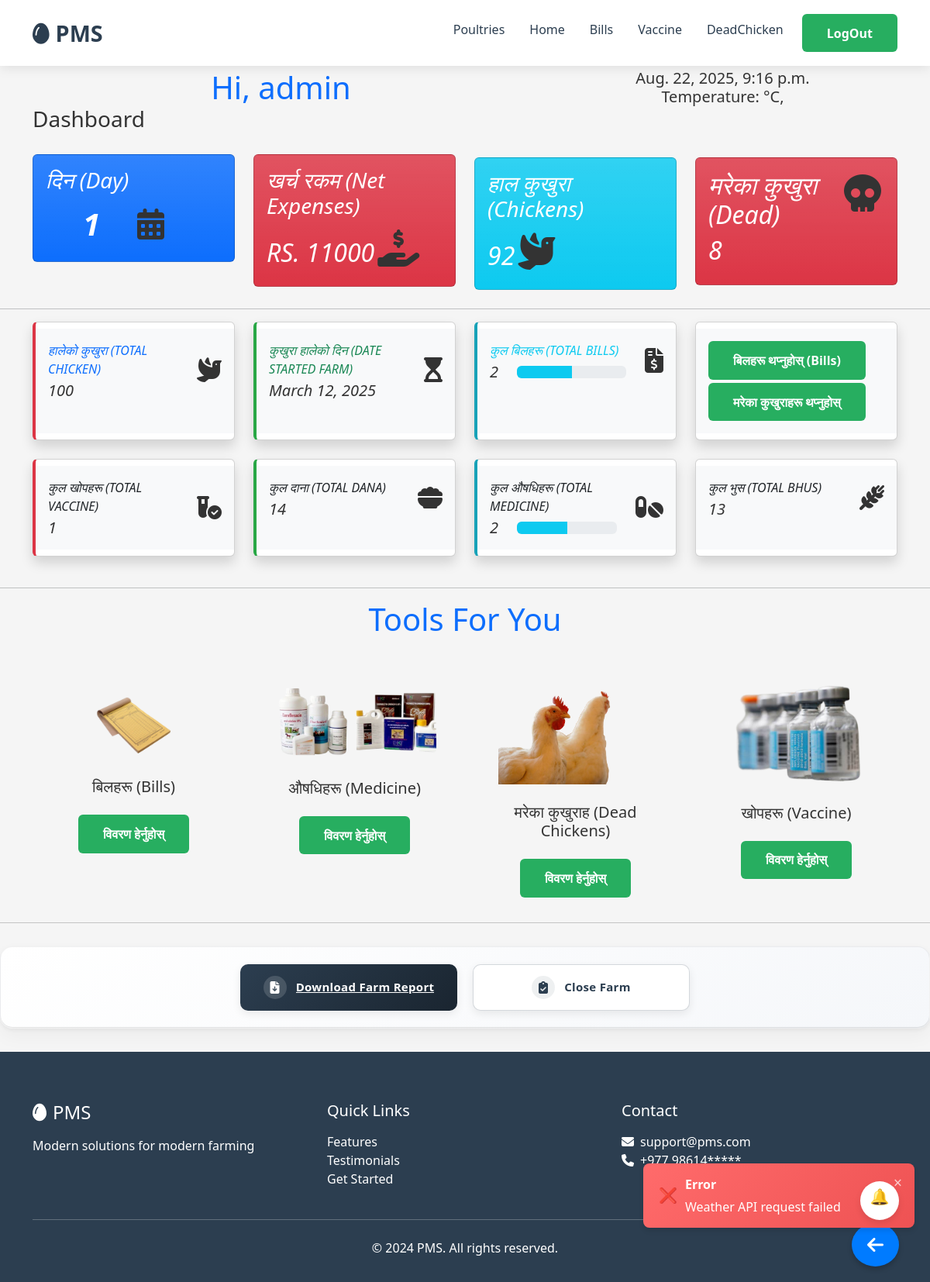
Page /userhome/mainpage/1/profile/Farm1 (signed in) on the committed database.
### userhome/models.py (models this page shows, shortened)
class Poultry(models.Model):
    user = models.ForeignKey(User, on_delete=models.CASCADE)
    poultryName = models.CharField(max_length=20, primary_key=True)
    totalChicken = models.IntegerField()
    totalDead = models.IntegerField(default=0)
    startDate = models.DateField(auto_now_add=True)
    Closedstatus = models.BooleanField(default=False)
    closedDate = models.DateField(blank=True, null=True)
    TransportCost = models.IntegerField(default=0, blank=True, null=True)
    RatePerKg = models.IntegerField(default=0, blank=True, null=True)
    TotalWeight = models.IntegerField(default=0, blank=True, null=True)
    TotalAmount = models.IntegerField(default=0, blank=True, null=True)
    description = models.TextField(blank=True, null=True)
    STATUS_CHOICES = [
        ('Profit', 'Profit'),
        ('Loss', 'Loss'),
        ('None', 'None'),
    ]
    Status = models.CharField(max_length=10, choices=STATUS_CHOICES, default='None')
    @property
    def totalDays(self):
        if self.Closedstatus:
            return ((self.closedDate - self.startDate)).days+1
        return ((date.today() - self.startDate)).days+1
    @property
    def totalChickenNow(self):
        return ((self.totalChicken-self.totalDead))

### userhome/views.py (the view)
# urls.py: path('mainpage/<int:user_id>/profile/<str:poultryName>',views.profile,name='profile'),
@login_required
def profile(request, user_id, poultryName):
    if not CheckUser(request, user_id):
        return redirect('/')
    temp_data = getWeatherInfo(request)
    context = getContextOfPoultry(request, user_id, poultryName)
    return render(request, 'profile.html', {
            'context': context,
            'temp': temp_data,
        })

### userhome/templates/profile.html (shortened to what this page needs)
{% extends 'Base.html' %}
 {% block homelink %}/userhome/mainpage/{{context.poultry.user_id}}/profile/{{context.poultry.poultryName}}{% endblock %}
 {% block ShowPoultrieslink %}/userhome/mainpage/{{context.poultry.user_id}}/{% endblock %}
 {% block Showbillslink %}bills/{{context.poultry.poultryName}}{% endblock %}
 {% block Showvaccineslink %}vaccine/{{context.poultry.poultryName}}{% endblock %}
 {% block Showdeadlink %}deads/{{context.poultry.poultryName}}{% endblock %}
{% block mainContent%}
{% include "./notifications.html" %}
{%load static%}
</head>
<body>
<div class="container">
  <div class="d-flex align-items-end row">
      <div class="col-sm-7">
          <div class="card-body">
              <h5 class="card-title text-primary text-center fs-1">Hi, {{context.poultry.user}}</h5>
          </div>
      </div>
      <div class="d-flex flex-column align-items-center justify-content-center col-sm-5 text-center h5 mb-0 text-gray-800 text-sm-left">
          <div>{{context.todayDate}}</div>
          <div>
              Temperature: {{temp.temperature}} &deg;C,
          </div>
      </div>
  </div>
</div>
<div class="container d-sm-flex align-items-center justify-content-between mb-4">
  <h1 class="h3 mb-0 text-gray-800">Dashboard</h1>
</div>
<div class="container">
  <div class="row">
      <div class="col-lg-3 col-sm-6 py-sm-1 py-2">
          <div class="card bg-primary bg-gradient">
              <div class="card-body d-flex flex-column gap-2">
                  <h3 class="card-title text-white">दिन (Day)</h3>
                  <div class="d-flex">
                      <h1 class="text-white fs-1 fw-bolder px-5"><strong>{{context.poultry.totalDays}}</strong></h1>
                      <span class="float-right display-6 opacity-5"><i class="fa fa-calendar"></i></span>
                  </div>
              </div>
          </div>
      </div>
      <div class="col-lg-3 col-sm-6 py-sm-1 py-2">
          <div class="card bg-danger bg-gradient">
              <div class="card-body">
                  <h3 class="card-title text-white">खर्च रकम (Net Expenses)</h3>
                  <div class="d-inline-block">
                      <h2 class="text-white">RS. {{context.total_amount}}</h2>
                  </div>
                  <span class="float-right display-5 opacity-5"><i class="fa-solid fa-hand-holding-dollar"></i></span>
              </div>
          </div>
      </div>
      <div class="col-lg-3 col-sm-6 py-2">
          <div class="card bg-info bg-gradient">
              <div class="card-body">
                  <h3 class="card-title text-white">हाल कुखुरा (Chickens)</h3>
                  <div class="d-inline-block">
                      <h2 class="text-white">{{context.poultry.totalChickenNow}}</h2>
                  </div>
                  <span class="float-right display-5 opacity-5"><i class="fa-solid fa-dove"></i></span>
              </div>
          </div>
      </div>
      <div class="col-lg-3 col-sm-6 py-2">
          <div class="card bg-danger bg-gradient">
              <div class="card-body d-flex gap-4">
                  <div>
                      <h2 class="card-title text-white">मरेका कुखुरा (Dead)</h2>
                      <h2 class="text-white">{{context.poultry.totalDead}}</h2>
                  </div>
                  <div>
                      <span class="float-left display-5 opacity-5 px-1"><i class="fa-solid fa-skull"></i></span>
                  </div>
              </div>
          </div>
      </div>
  </div>
</div>
<hr class="text-dark">
<div class="container">
  <div class="row">
      <div class="col-xl-3 col-md-6 mb-4">
          <div class="card border-left-red shadow h-100 py-2">
              <div class="card-body bg-light">
                  <div class="row no-gutters align-items-center">
                      <div class="col mr-2">
                          <div class="text-xs font-weight-bold text-primary text-uppercase mb-1">
                              हालेको कुखुरा (Total Chicken)
                          </div>
                          <div class="h5 mb-0 font-weight-bold text-gray-800">{{context.poultry.totalChicken}}</div>
                      </div>
                      <div class="col-auto">
                          <i class="fa-solid fa-dove fa-2x"></i>
                      </div>
                  </div>
              </div>
          </div>
      </div>
      <div class="col-xl-3 col-md-6 mb-4">
          <div class="card border-left-success shadow h-100 py-2">
              <div class="card-body bg-light">
                  <div class="row no-gutters align-items-center">
                      <div class="col mr-2">
                          <div class="text-xs font-weight-bold text-success text-uppercase mb-1">
                              कुखुरा हालेको दिन (Date started farm)
                          </div>
                          <div class="h5 mb-0 font-weight-bold text-gray-800">{{context.poultry.startDate}}</div>
                      </div>
                      <div class="col-auto">
                          <i class="fa-solid fa-hourglass-start fa-2x"></i>
                      </div>
                  </div>
              </div>
          </div>
      </div>
      <div class="col-xl-3 col-md-6 mb-4">
          <div class="card border-left-info shadow h-100 py-2">
              <div class="card-body bg-light">
                  <div class="row no-gutters align-items-center">
                      <div class="col mr-2">
                          <div class="text-xs font-weight-bold text-info text-uppercase mb-1">कुल बिलहरू (Total Bills)</div>
                          <div class="row no-gutters align-items-center">
                              <div class="col-auto">
                                  <div class="h5 mb-0 mr-3 font-weight-bold text-gray-800">{{context.total_bills}}</div>
                              </div>
                              <div class="col">
                                  <div class="progress progress-sm mr-2">
                                      <div class="progress-bar bg-info" role="progressbar" style="width: 50%" aria-valuenow="50" aria-valuemin="0" aria-valuemax="100"></div>
                                  </div>
                              </div>
                          </div>
                      </div>
                      <div class="col-auto">
                          <i class="fas fa-file-invoice-dollar fa-2x"></i>
                      </div>
                  </div>
              </div>
          </div>
      </div>
      <div class="col-xl-3 col-md-6 mb-4">
          <div class="card border-left-warning shadow h-100 py-2">
              <div class="card-body bg-light">
                  <button class="btn btn-primary" data-bs-toggle="modal" data-bs-target="#addimg">
                     बिलहरू थप्नुहोस् (Bills)
                  </button>
                  <button class="btn btn-primary mt-1" data-bs-toggle="modal" data-bs-target="#addDead">
                  मरेका कुखुराहरू थप्नुहोस्
                  </button>
              </div>
          </div>
      </div>
  </div>
</div>
<div class="container">
  <div class="row">
      <div class="col-xl-3 col-md-6 mb-4">
          <div class="card border-left-red shadow h-100 py-2">
              <div class="card-body bg-light">
                  <div class="row no-gutters align-items-center">
                      <div class="col mr-2">
                          <div class="text-xs font-weight-bold text-dark text-uppercase mb-1">
                              कुल खोपहरू (Total vaccine)
                          </div>
                          <div class="h5 mb-0 font-weight-bold text-gray-800">{{context.vaccine}}</div>
                      </div>
                      <div class="col-auto">
                          <i class="fa-solid fa-vial-circle-check fa-2x"></i>
                      </div>
                  </div>
              </div>
          </div>
      </div>
      <div class="col-xl-3 col-md-6 mb-4">
          <div class="card border-left-success shadow h-100 py-2">
              <div class="card-body bg-light">
                  <div class="row no-gutters align-items-center">
                      <div class="col mr-2">
                          <div class="text-xs font-weight-bold text-dark text-uppercase mb-1">
                              कुल दाना (Total Dana)
                          </div>
                          <div class="h5 mb-0 font-weight-bold text-gray-800">{{context.dana}}</div>
                      </div>
                      <div class="col-auto">
                          <i class="fa-solid fa-bowl-food fa-2x"></i>
                      </div>
                  </div>
              </div>
          </div>
      </div>
      <div class="col-xl-3 col-md-6 mb-4">
          <div class="card border-left-info shadow h-100 py-2">
              <div class="card-body bg-light">
                  <div class="row no-gutters align-items-center">
                      <div class="col mr-2">
                          <div class="text-xs font-weight-bold text-dark text-uppercase mb-1">कुल औषधिहरू (Total Medicine)</div>
                          <div class="row no-gutters align-items-center">
                              <div class="col-auto">
                                  <div class="h5 mb-0 mr-3 font-weight-bold text-gray-800">{{context.medicine}}</div>
                              </div>
                              <div class="col">
                                  <div class="progress progress-sm mr-2">
                                      <div class="progress-bar bg-info" role="progressbar" style="width: 50%" aria-valuenow="50" aria-valuemin="0" aria-valuemax="100"></div>
                                  </div>
                              </div>
                          </div>
                      </div>
                      <div class="col-auto">
                          <i class="fa-solid fa-pills fa-2x"></i>
                      </div>
                  </div>
              </div>
          </div>
      </div>
      <div class="col-xl-3 col-md-6 mb-4">
          <div class="card border-left-warning shadow h-100 py-2">
              <div class="card-body bg-light">
                  <div class="row no-gutters align-items-center">
                      <div class="col mr-2">
                          <div class="text-xs font-weight-bold text-dark text-uppercase mb-1">
                              कुल भुस (Total Bhus)
                          </div>
                          <div class="h5 mb-0 font-weight-bold text-gray-800">{{context.total_bhus}}</div>
                      </div>
                      <div class="col-auto">
                          <i class="fa-solid fa-wheat-awn fa-2x"></i>
                      </div>
                  </div>
              </div>
          </div>
      </div>
  </div>
</div>
<hr class="text-dark">
<section>
  <div class="container">
      <div class="row justify-content-center">
          <div class="col-auto mb-5 mb-md-7">
              <h1 class="fw-semi-bold text-primary">Tools <span class="text-1100">For You</span></h1>
          </div>
      </div>
      <div class="row">
        <div class="col-sm-6 col-lg-3 mb-4 mb-lg-0 text-center">
          <div class="px-0 px-lg-3">
              <img class="img-fluid mb-4" src='{%static "images/bill.png"%}' width="100" alt="...">
              <h3 class="h5 mb-4 font-base">बिलहरू (Bills)</h3>
              <p class="text-center">
                  <a href="bills/{{context.poultry.poultryName}}" type="button" class="btn btn-primary text-center">विवरण हेर्नुहोस्</a>
              </p>
          </div>
      </div>
      <div class="col-sm-6 col-lg-3 mb-4 mb-lg-0 text-center">
          <div class="px-0 px-lg-3">
              <img class="img-fluid mb-4" src='{%static "images/medicine.png"%}' alt="...">
              <h3 class="h5 mb-4 font-base">औषधिहरू (Medicine)</h3>
              <p class="text-center">
                  <a href="medicine_info/{{context.poultry.poultryName}}" type="button" class="btn btn-primary text-center">विवरण हेर्नुहोस्</a>
              </p>
          </div>
      </div>
      <div class="col-sm-6 col-lg-3 mb-4 mb-lg-0 text-center">
          <div class="px-0 px-lg-3">
              <img class="img-fluid mb-4" src='{%static "images/chicken.png"%}' width="200" alt="...">
              <h3 class="h5 mb-4 font-base">मरेका कुखुराह (Dead Chickens)</h3>
              <p class="text-center">
                  <a href="deads/{{context.poultry.poultryName}}" type="button" class="btn btn-primary text-center">विवरण हेर्नुहोस्</a>
              </p>
          </div>
      </div>
      <div class="col-sm-6 col-lg-3 mb-4 mb-lg-0 text-center">
          <div class="px-0 px-lg-3">
              <img class="img-fluid mb-4" src='{%static "images/vaccine.png"%}' width="200" alt="...">
              <h3 class="h5 mb-4 font-base">खोपहरू (Vaccine)</h3>
              <p class="text-center">
                  <a href="vaccine/{{context.poultry.poultryName}}" type="button" class="btn btn-primary text-center">विवरण हेर्नुहोस्</a>
              </p>
          </div>
      </div>
  </div>
</div>
</section>
<hr>
              {% load static %}
              {% load static %}
                {% load static %}
<div class="premium-action-container">
  <a href="{% url 'userhome:generate_pdf' %}" class="premium-btn premium-report-btn">
    <div class="btn-icon-wrapper">
      <i class="fas fa-file-download btn-icon"></i>
    </div>
    <span class="btn-text">Download Farm Report</span>
  </a>
  <button class="premium-btn premium-close-btn" data-bs-toggle="modal" data-bs-target="#closeFarm">
    <div class="btn-icon-wrapper">
      <i class="fas fa-clipboard-check btn-icon"></i>
    </div>
    <span class="btn-text">Close Farm</span>
  </button>
</div>
{%endblock%}

### rows in the picture
Poultry: poultry.user "admin", poultry.totalDays "1", poultry.totalChickenNow "92", poultry.totalDead "8", poultry.totalChicken "100", poultry.startDate "March 12, 2025"

### other values in the picture
{{ context.todayDate }} "Aug. 22, 2025, 9:16 p.m."
{{ context.total_amount }} "11000"
{{ context.total_bills }} "2"
{{ context.vaccine }} "1"
{{ context.dana }} "14"
{{ context.medicine }} "2"
{{ context.total_bhus }} "13"
